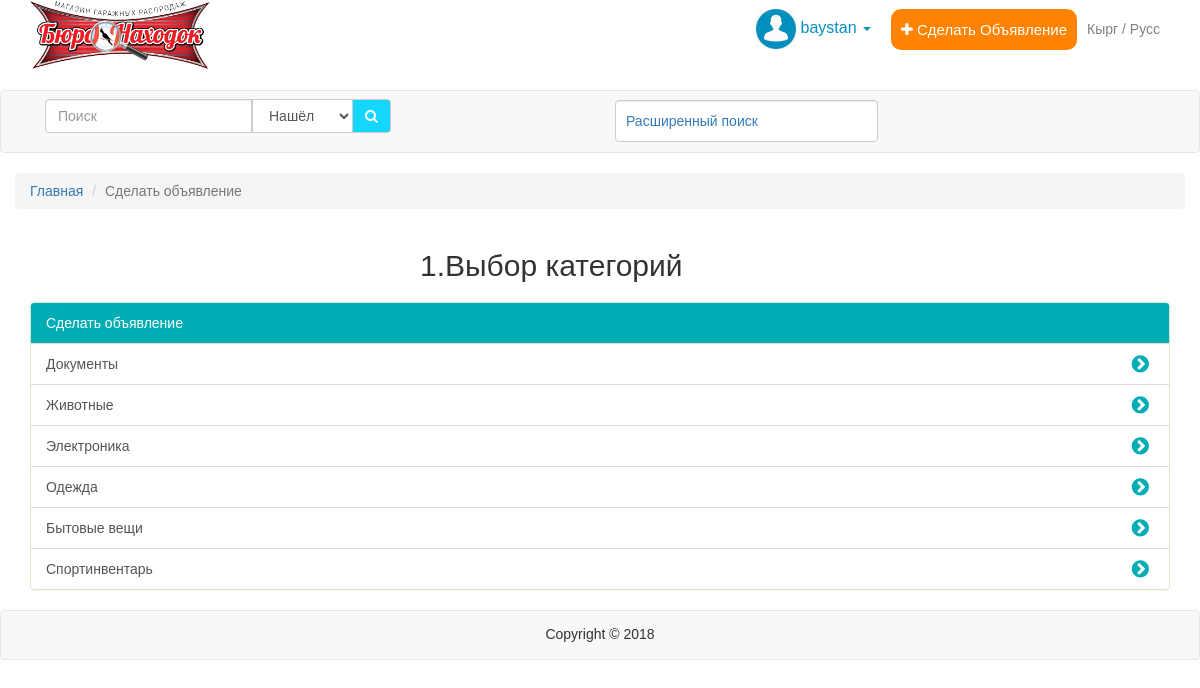
/ad.php (signed in), run on an earlier commit of the app's database.
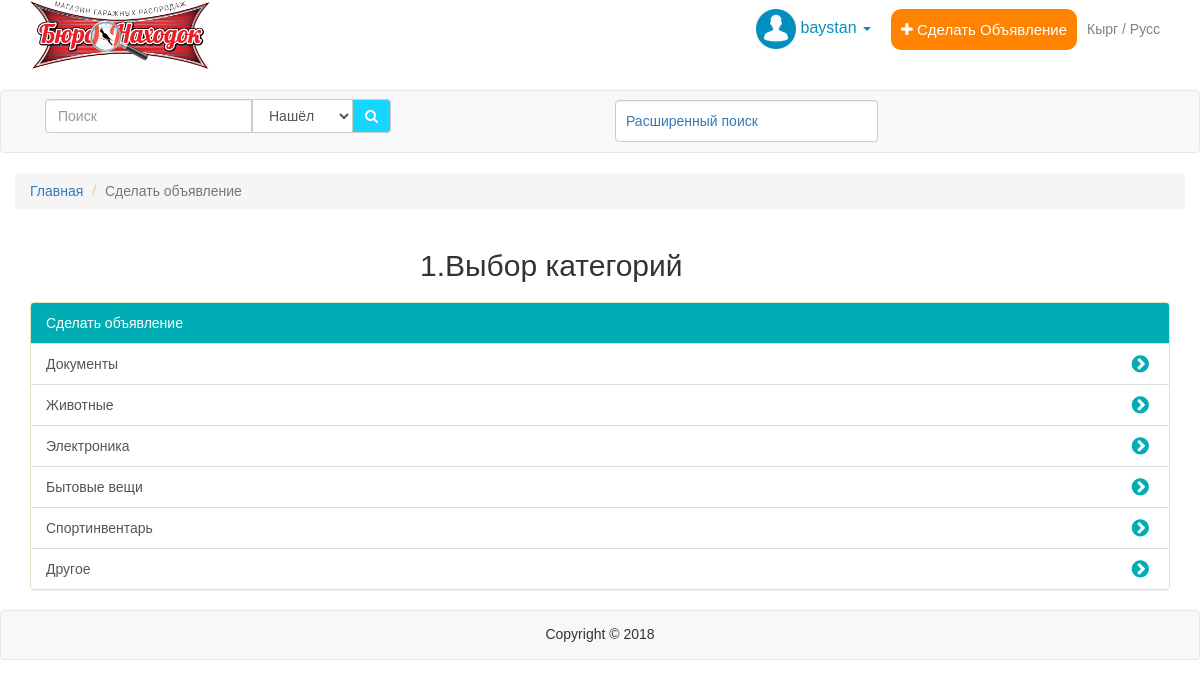
And on a later commit of the database.
### tables this page shows
CREATE TABLE IF NOT EXISTS `categories` (
  `id` int(11) NOT NULL AUTO_INCREMENT,
  `name` varchar(250) NOT NULL,
  `found` varchar(250) NOT NULL,
  PRIMARY KEY (`id`)
);

### ad.php (the view, shortened to what this page needs)
<?php
$connection = mysqli_connect("localhost", "root", "", "buronahodok");
mysqli_set_charset($connection,'utf8');
?>
<!DOCTYPE html>
<html>
<head>
  <link  href="css/bootstrap.css" rel="stylesheet">
  <link rel="stylesheet" type="text/css" href="css/style.css">
  <link rel="stylesheet" type="text/css" href="css/font-awesome.min.css">
  <link rel="stylesheet" href="css/animate.css">
</head>
<body>
      <header class="header">
  <nav class="navbar">
    <div class="container">
    <div class="navbar-header">
      <span><img class="logo" src="img/logo.png"></span>
    </div>
    <div class="navbar-form navbar-right">
    <?php
      if(isset($_SESSION['login'])) {
    ?>
    <div class="user_1 btn-group">
      <div class="user" data-toggle="dropdown"><img class="account_icon" src="img/acc.jpg"> <? echo $_SESSION['login'] ?>
      <span class="caret"></span>
      </div>
      <a <? if (isset($_SESSION['login'])) { echo 'href="ad.php"';} else{echo 'href="chek_in.php"';} ?>>
        <div class="ad">
          <p><i class="fa fa-plus"></i> Сделать Объявление</p>
        </div>
      </a>
      <div class="language">
        Кырг / Русс
      </div>
    <?
    }
    else {
      ?>
        <a href="sign_in.php" class="btn btn-primary border" id="login">Войти</a>
      <a href="chek_in.php" class="btn btn-success border" id="reg">Зарегистрироваться</a>
    <?
    }
    ?>
    </div>
  </nav>
</header>
<section class="section1">
  <nav class="navbar navbar-default">
    <div class="container">
      <div class="row">
      <div class="col-md-6 col-sm-6 col-xs-12">
         <form class="navbar-form" action="search.php" method="POST">
            <div class="input-group">
              <input type="text" class="form-control" placeholder="Поиск">
              <div class="input-group-btn">
                <select class="search" name="aa">
                  <option value=1>Нашёл</option>
                  </select>
              </div>
              <div class="input-group-btn">
                <button class="btn btn-default" type="submit" name="seke"><i class="fa fa-search"></i></button>
              </div>
            </div>
          </form>
        </div>
          <div class="col-md-3 col-sm-4 col-xs-12 bot">
            <div class="poisk"><a data-toggle="collapse" href="#collapseTwo">Расширенный поиск</a></div>
          </div>
      </div>
    </div>
  </nav>
</section>
<div class="container">
  <div class="row">
    <ol class="breadcrumb">
      <li><a href="index.php">Главная</a></li>
      <li class="active">Сделать объявление</li>
  </ol>
  </div>
</div>
<div class="container bot">
  <div class="row">
    <div class="col-md-4 col-sm-5 col-xs-6 col-md-offset-4 col-sm-offset-4 col-xs-offset-3"><h2>1.Выбор категорий</h2></div>
  </div>
</div>
<section>
<div class="container">
<div class="row">
<div class="col-ms-12 col-sm-12 col-xs-12">
  <div class="panel panel-success">
    <div class="panel-heading">Сделать объявление</div>
    <ul class="list-group">
      <?php
      $result = mysqli_query($connection, "SELECT * FROM categories");
      while ($row =mysqli_fetch_row($result)) {
        ?>
        <a href="ad2.php?id_categories=<? echo $row[0] ?>" class="list-group-item"><? echo $row[1]; ?><i class="fa fa-chevron-circle-right arrow" aria-hidden="true"></i></a>
        <?
      }
      ?>
    </ul>
  </div>
  </div>
  </div>
</div>
</section>
<footer class="footer">
  <div class="navbar navbar-default">
    <div class="container">
      <div class="row">
        <div class="center"><p>Copyright © 2018</p></div>
      </div>
    </div>
  </div>
</footer>
</body>
</html>

### css/style.css (style rules this page uses)
* { box-sizing: border-box; }
body { font-size: 14px; font-family: Arial, sans-serif; }
img { width: 100% }
ul { padding: 0; margin: 0; }
.panel-success > .panel-heading { background-color:#00ADB5; color: #fff; }
.bot { margin-bottom: 10px }
.logo { width: 180px }
ul { list-style: none; padding: 0; margin: 0 }
.user { font-size: 16px; color: #0290c0; float: left; margin-right: 20px }
.input-group-btn:last-child > .btn { background-color: #15d6ff; color: #fff; }
.search { height: 34px; padding: 6px 12px; font-size: 14px; color: #555; background-color: #fff; border: 1px solid #ccc; float: left; }
.account_icon { width: 40px; }
.ad { float: left; padding: 10px; background-color: #ff8300; border-radius: 10px; font-size: 15px; }
.ad p { margin: 0; padding: 0; color: #fff }
.language { color: grey; padding: 10px; float: left; }
.poisk { display: block; width: 100%; padding: 10px; font-size: 14px; line-height: 1.42857143; color: #555; margin-top: 9px; background-color: #fff; background-image: none; border: 1px solid #ccc; border-radius: 4px; -webkit-box-shadow: inset 0 1px 1px rgba(0, 0, 0, .075); box-shadow: inset 0 1px 1px rgba(0, 0, 0, .075); -webkit-transition: border-color ease-in-out .15s, -webkit-box-shadow ease-in-out .15s; -o-transition: border-color ease-in-out .15s, box-shadow ease-in-out .15s; transition: border-color ease-in-out .15s, box-shadow ease-in-out .15s; }
.user_1 { float: left; }
.center { text-align: center; }
a.list-group-item { overflow: hidden; }
.arrow { position: absolute; right: 20px; transition: 0.5s }
.list-group i { font-size: 20px; color: #00adb5 }
.footer p { margin-top: 13px }
.navbar-default .navbar-form { border: none; }

What changed in the data, as far as the page shows it:
removed categories: name "Одежда"
added categories: name "Другое"
